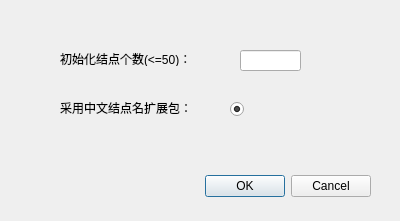
<?xml version="1.0" encoding="UTF-8"?>
<ui version="4.0">
 <class>Dialog_VexInit</class>
 <widget class="QDialog" name="Dialog_VexInit">
  <property name="geometry">
   <rect>
    <x>0</x>
    <y>0</y>
    <width>400</width>
    <height>221</height>
   </rect>
  </property>
  <property name="windowTitle">
   <string>顶点初始化</string>
  </property>
  <widget class="QDialogButtonBox" name="buttonBox">
   <property name="geometry">
    <rect>
     <x>30</x>
     <y>170</y>
     <width>341</width>
     <height>32</height>
    </rect>
   </property>
   <property name="orientation">
    <enum>Qt::Horizontal</enum>
   </property>
   <property name="standardButtons">
    <set>QDialogButtonBox::Cancel|QDialogButtonBox::Ok</set>
   </property>
  </widget>
  <widget class="QLabel" name="label">
   <property name="geometry">
    <rect>
     <x>60</x>
     <y>50</y>
     <width>171</width>
     <height>16</height>
    </rect>
   </property>
   <property name="text">
    <string>初始化结点个数(&lt;=50)：</string>
   </property>
  </widget>
  <widget class="QLabel" name="label_2">
   <property name="geometry">
    <rect>
     <x>60</x>
     <y>100</y>
     <width>161</width>
     <height>16</height>
    </rect>
   </property>
   <property name="text">
    <string>采用中文结点名扩展包：</string>
   </property>
  </widget>
  <widget class="QLineEdit" name="lineEdit">
   <property name="geometry">
    <rect>
     <x>240</x>
     <y>50</y>
     <width>61</width>
     <height>21</height>
    </rect>
   </property>
  </widget>
  <widget class="QRadioButton" name="radioButton">
   <property name="geometry">
    <rect>
     <x>230</x>
     <y>100</y>
     <width>115</width>
     <height>19</height>
    </rect>
   </property>
   <property name="text">
    <string/>
   </property>
   <property name="checked">
    <bool>true</bool>
   </property>
  </widget>
 </widget>
 <resources/>
 <connections>
  <connection>
   <sender>buttonBox</sender>
   <signal>accepted()</signal>
   <receiver>Dialog_VexInit</receiver>
   <slot>accept()</slot>
   <hints>
    <hint type="sourcelabel">
     <x>248</x>
     <y>254</y>
    </hint>
    <hint type="destinationlabel">
     <x>157</x>
     <y>274</y>
    </hint>
   </hints>
  </connection>
  <connection>
   <sender>buttonBox</sender>
   <signal>rejected()</signal>
   <receiver>Dialog_VexInit</receiver>
   <slot>reject()</slot>
   <hints>
    <hint type="sourcelabel">
     <x>316</x>
     <y>260</y>
    </hint>
    <hint type="destinationlabel">
     <x>286</x>
     <y>274</y>
    </hint>
   </hints>
  </connection>
 </connections>
</ui>
